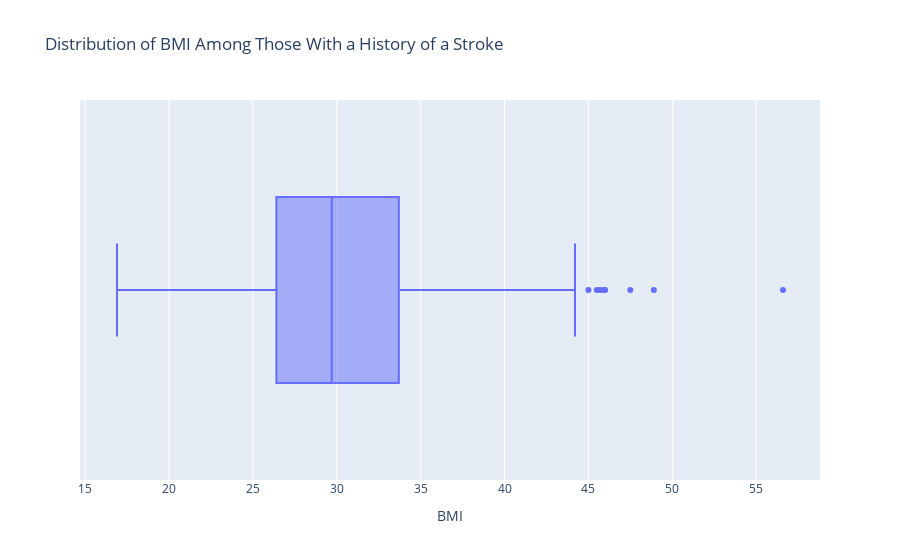

Notebook code for this chart:
### Code cell
# Making a box plot to show the distributions of bmi for those who have had a stroke
fig = px.box(stroke_yes, x="bmi", 
             title='Distribution of BMI Among Those With a History of a Stroke', labels = {'bmi': 'BMI'})
fig.show()
# Converting the visualizations to an image, so it displays in GitHub
# img_bytes = fig.to_image(format="png", width=1000, height=600, scale=2)
# Image(img_bytes)

### Figure 1 — Plotly figure (JSON) as saved in the notebook; plotly's stock layout.template omitted (floating-point values rounded to 4 significant figures; data arrays with more than 128 entries replaced by an {"elided": "..."} marker saying what was removed)
{"data": [{"alignmentgroup": "True", "hovertemplate": "BMI=%{x}<extra></extra>", "legendgroup": "", "marker": {"color": "#636efa"}, "name": "", "notched": false, "offsetgroup": "", "orientation": "h", "showlegend": false, "type": "box", "x": {"elided": "249 float values"}, "x0": " ", "xaxis": "x", "y0": " ", "yaxis": "y"}], "layout": {"boxmode": "group", "legend": {"tracegroupgap": 0}, "title": {"text": "Distribution of BMI Among Those With a History of a Stroke"}, "xaxis": {"anchor": "y", "domain": [0, 1], "title": {"text": "BMI"}}, "yaxis": {"anchor": "x", "domain": [0, 1]}}}
